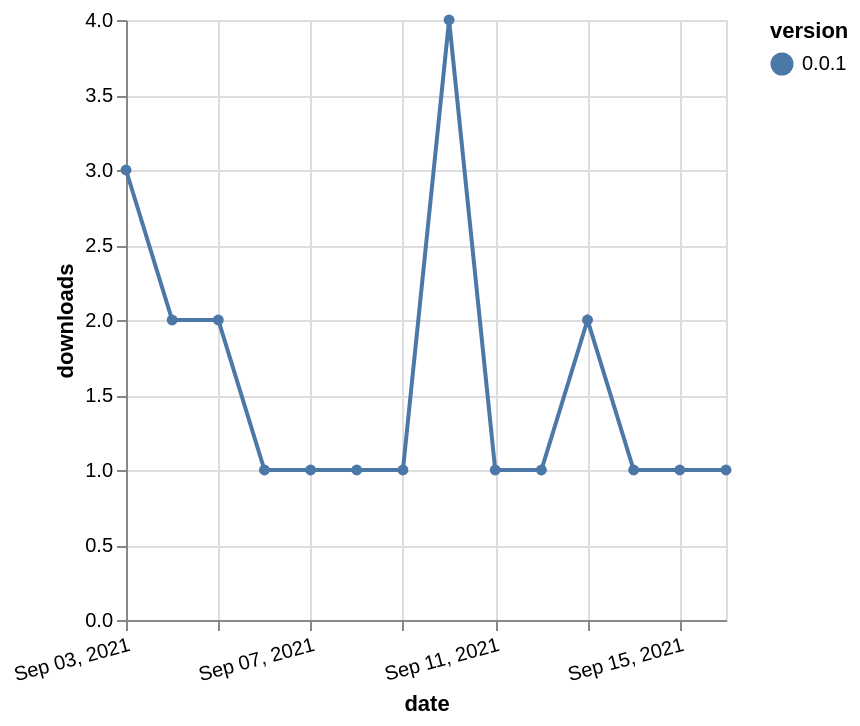

Vega-Lite specification for this chart:
### Vega-Lite specification from a JSON file in a GitHub repository (floating-point values rounded to 4 significant figures)
{"$schema": "https://vega.github.io/schema/vega-lite/v5.json", "description": "A simple bar chart with embedded data.", "data": {"values": [{"date": "2021-09-03", "total": 20, "delta": 3, "version": "0.0.1"}, {"date": "2021-09-04", "total": 22, "delta": 2, "version": "0.0.1"}, {"date": "2021-09-05", "total": 24, "delta": 2, "version": "0.0.1"}, {"date": "2021-09-06", "total": 25, "delta": 1, "version": "0.0.1"}, {"date": "2021-09-07", "total": 26, "delta": 1, "version": "0.0.1"}, {"date": "2021-09-08", "total": 27, "delta": 1, "version": "0.0.1"}, {"date": "2021-09-09", "total": 28, "delta": 1, "version": "0.0.1"}, {"date": "2021-09-10", "total": 32, "delta": 4, "version": "0.0.1"}, {"date": "2021-09-11", "total": 33, "delta": 1, "version": "0.0.1"}, {"date": "2021-09-12", "total": 34, "delta": 1, "version": "0.0.1"}, {"date": "2021-09-13", "total": 36, "delta": 2, "version": "0.0.1"}, {"date": "2021-09-14", "total": 37, "delta": 1, "version": "0.0.1"}, {"date": "2021-09-15", "total": 38, "delta": 1, "version": "0.0.1"}, {"date": "2021-09-16", "total": 39, "delta": 1, "version": "0.0.1"}]}, "width": "container", "mark": {"type": "line", "point": {"filled": true}}, "encoding": {"x": {"field": "date", "type": "temporal", "timeUnit": "yearmonthdate", "title": "date", "axis": {"labelAngle": -15}}, "y": {"field": "delta", "type": "quantitative", "title": "downloads"}, "color": {"field": "version", "type": "nominal"}, "tooltip": {"field": "delta"}}}
